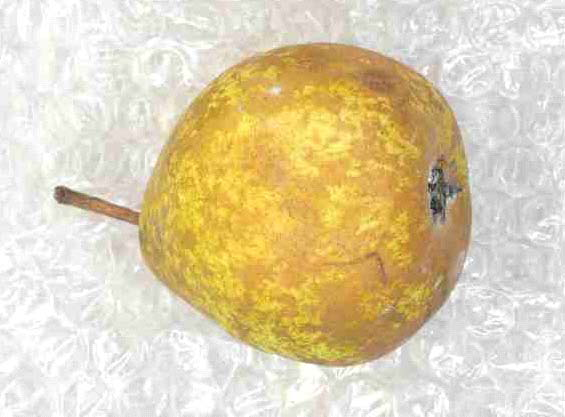
#> input picture img_py/fruta.bmp, 565 x 417 px
$ jupyter execute trabajo01.ipynb
#> lines starting #> are read from the running program, lines starting #| are printed output that depends on the picture; after the words box and inside, x2 and y2 are one past the last pixel; in counts of white or black regions, pixels touching at a corner belong together
[cell 1]
import cv2
import matplotlib.pyplot as plt

[cell 2]
img=cv2.imread('img_py/fruta.bmp')
#> img is the input picture: shape (417, 565, 3); mean B, G, R 174.8, 208.8, 222.9
imgG=cv2.cvtColor(img,cv2.COLOR_BGR2GRAY)
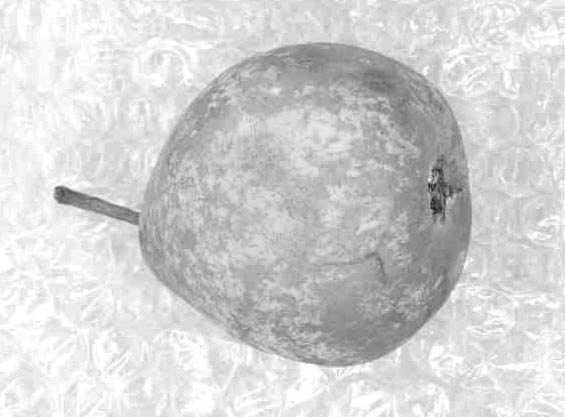
#> imgG: shape (417, 565); min 27, max 255, mean 209.1
hist=cv2.calcHist([img],[0], None, [256], [0,255])
#> hist = 256 values, max 3131 at index 234, min 0 at index 0, mean 901.4
plt.plot(hist)
plt.show()
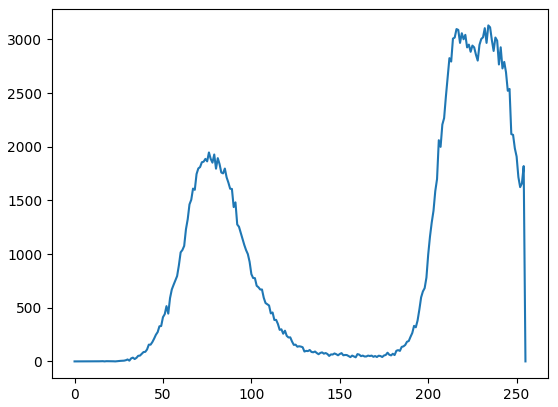
#> figure drawn by matplotlib, 1 panel; curve peaks at x = 234, y = 3131
cv2.imshow('IMG',img)
cv2.waitKey(0)
cv2.destroyAllWindows()

[cell 3]
img=cv2.imread('img_py/fruta.bmp')
imgG=cv2.cvtColor(img,cv2.COLOR_BGR2GRAY)
_,imgB=cv2.threshold(img,150,255,cv2.THRESH_BINARY) #
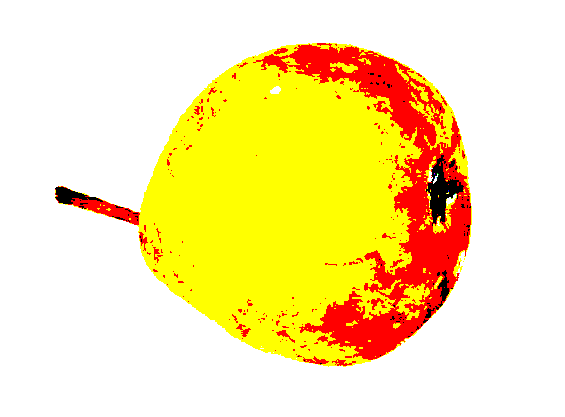
#> imgB: shape (417, 565, 3); mean B, G, R 163.9, 231.5, 252.9
cv2.imshow('IMG',img)
cv2.imshow('IMG2',imgB)
cv2.waitKey(0)
cv2.destroyAllWindows()

[cell 4]
img=cv2.imread('img_py/fruta.bmp')
imgG=cv2.cvtColor(img,cv2.COLOR_BGR2GRAY)
imgM=cv2.medianBlur(imgB,3)
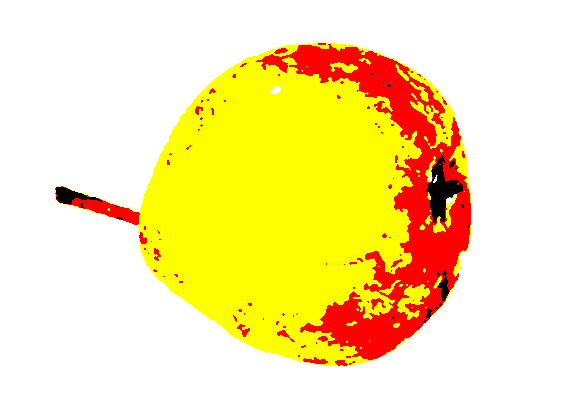
#> imgM: shape (417, 565, 3); mean B, G, R 163.9, 231.9, 253.1
cv2.imshow('IMG',imgB)
cv2.imshow('IMG2',imgM)
cv2.waitKey(0)
cv2.destroyAllWindows()

$ run again, with img_py/img13.jpeg saved as img_py/fruta.bmp
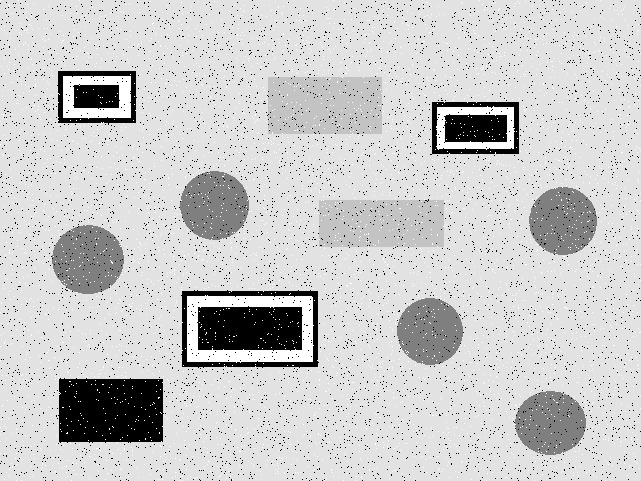
#> input picture img_py/img13.jpeg, 641 x 481 px
#> img is the input picture: shape (481, 641, 3); min 0, max 255, mean 203.1
#> hist = 256 values, max 51983 at index 226, min 0 at index 13, mean 1173.7
#> `_,imgB=cv2.threshold(img,150,255,cv2.THRESH_BINARY)`:
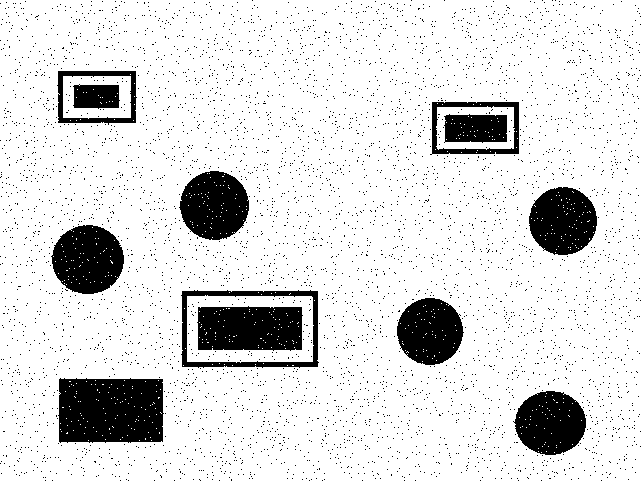
#> imgB: shape (481, 641, 3); 86.6% white; 4977 black regions (4965 under 20 px), largest, box (x1, y1, x2, y2) and area: (58, 378, 164, 443) 6438, (197, 306, 303, 351) 4375, (51, 225, 124, 294) 3812
#> `imgM=cv2.medianBlur(imgB,3)`:
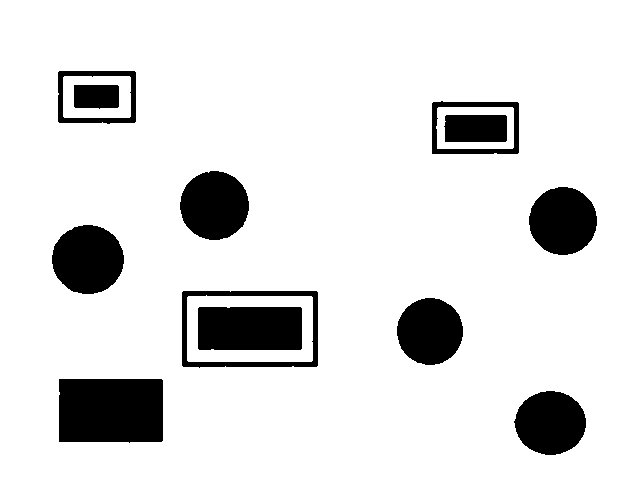
#> imgM: shape (481, 641, 3); 88.2% white; 12 black regions, largest, box (x1, y1, x2, y2) and area: (59, 379, 163, 443) 6548, (198, 307, 302, 350) 4462, (52, 225, 124, 294) 3883
